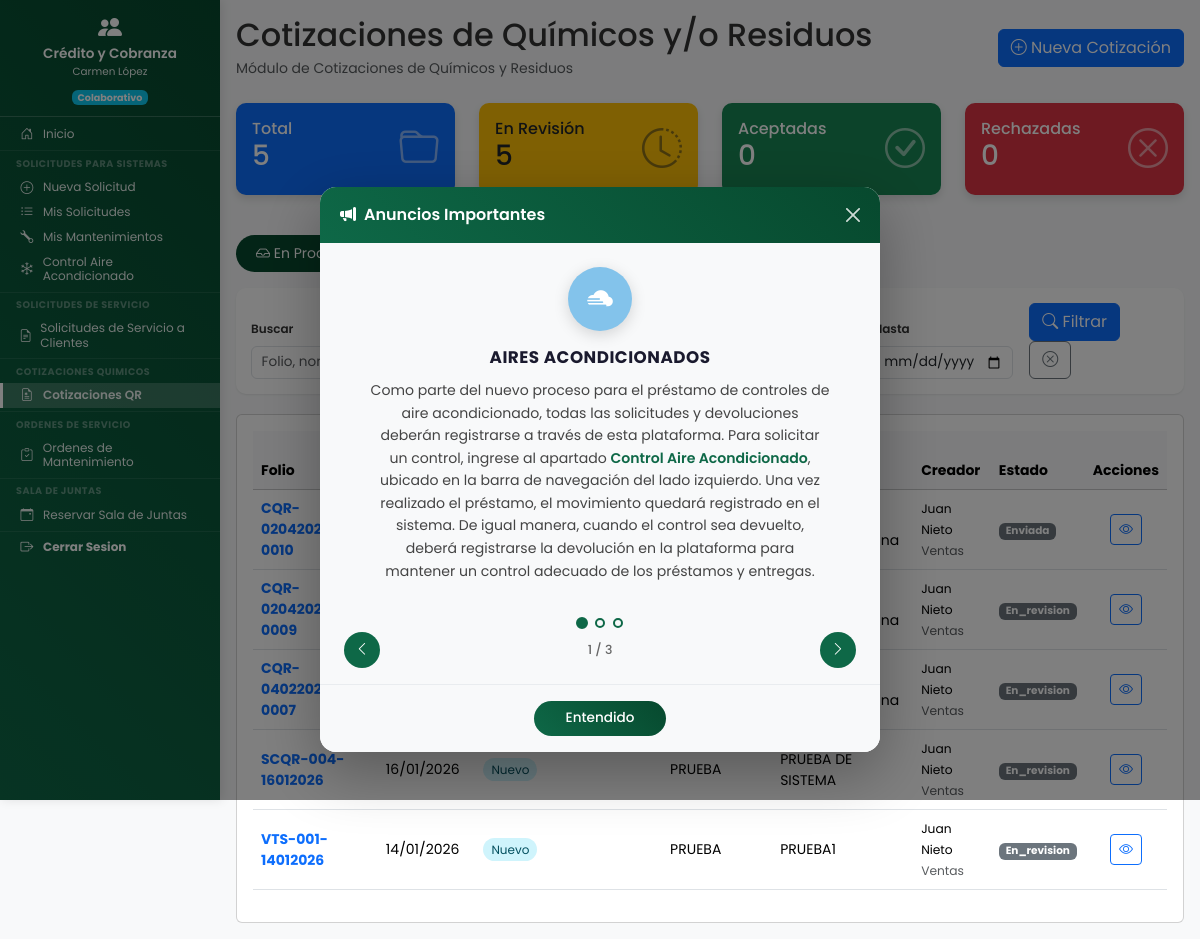
Screenshot of /dashboard/cotizaciones_qr/cotizaciones_qr.php (signed in) with the database file from the repository.
### tables this page shows
CREATE TABLE `cotizaciones_quimicos_residuos` (
  `id` int(11) NOT NULL,
  `numero_folio` int(10) UNSIGNED NOT NULL DEFAULT 0 COMMENT 'Número consecutivo global para el folio',
  `folio` varchar(50) NOT NULL COMMENT 'Formato: CQR-DDMMYYYY-000x (generado automáticamente)',
  `fecha_solicitud` date NOT NULL,
  `nombre_real_semarnat` varchar(255) NOT NULL COMMENT 'Nombre real (SEMARNAT)',
  `nombre_ante_semarnat` varchar(255) DEFAULT NULL COMMENT 'Nombre ante SEMARNAT',
  `tipo_cliente` enum('nuevo','frecuente') NOT NULL DEFAULT 'nuevo' COMMENT 'Tipo de cliente: nuevo o frecuente',
  `nombre_cliente` varchar(255) NOT NULL COMMENT 'Nombre del cliente',
  `comentarios_ventas` text DEFAULT NULL COMMENT 'Comentarios de Ventas',
  `ficha_tecnica` longtext DEFAULT NULL COMMENT 'JSON con info del archivo de ficha técnica',
  `formato_descripcion` longtext DEFAULT NULL COMMENT 'JSON con info del archivo de formato descripción',
  `imagenes_residuo` longtext DEFAULT NULL COMMENT 'JSON con info de las imágenes del residuo',
  `norm_nombre_amigable` varchar(255) DEFAULT NULL COMMENT 'Nombre amigable - llenado por Normatividad',
  `norm_nombre_tecnico` varchar(255) DEFAULT NULL COMMENT 'Nombre técnico - llenado por Normatividad',
  `norm_categoria` enum('en_espera_1','en_espera_2','en_espera_3','en_espera_4') DEFAULT NULL COMMENT 'Categoría - llenado por Normatividad',
  `norm_ficha_tecnica` longtext DEFAULT NULL COMMENT 'JSON archivo ficha técnica - Normatividad',
  `norm_formato_descripcion` longtext DEFAULT NULL COMMENT 'JSON archivo formato descripción - Normatividad',
  `decision` enum('aceptada','rechazada') DEFAULT NULL COMMENT 'Decisión final de Normatividad',
  `comentarios_normatividad` text DEFAULT NULL COMMENT 'Comentarios de Normatividad al dar respuesta',
  `resultados` text DEFAULT NULL COMMENT 'Resultados de la revisión por Normatividad',
  `estado_normatividad` enum('en_revision','aceptada','rechazada') DEFAULT NULL COMMENT 'Estado de respuesta por Normatividad',
  `usuario_creador_id` int(11) NOT NULL COMMENT 'ID del usuario de Ventas que creó',
  `departamento_creador` varchar(100) NOT NULL DEFAULT 'ventas',
  `departamento_id` int(11) DEFAULT NULL,
  `usuario_normatividad_id` int(11) DEFAULT NULL COMMENT 'ID del usuario de Normatividad que atendió',
  `estado` enum('enviada','en_revision','aceptada','rechazada') NOT NULL DEFAULT 'enviada' COMMENT 'Estado interno del sistema',
  `ubicacion` enum('local','global') NOT NULL DEFAULT 'local' COMMENT 'local = en proceso, global = completado',
  `fecha_creacion` datetime NOT NULL DEFAULT current_timestamp(),
  `fecha_ultima_edicion` datetime NOT NULL DEFAULT current_timestamp() ON UPDATE current_timestamp(),
  `fecha_enviada` datetime DEFAULT NULL COMMENT 'Cuando Ventas envió a Normatividad',
  `fecha_en_revision` datetime DEFAULT NULL COMMENT 'Cuando Normatividad comenzó revisión',
  `fecha_aceptada` datetime DEFAULT NULL COMMENT 'Cuando Normatividad aceptó la cotización',
  `fecha_rechazada` datetime DEFAULT NULL COMMENT 'Cuando Normatividad rechazó la cotización',
  `fecha_respuesta_normatividad` datetime DEFAULT NULL COMMENT 'Cuando Normatividad envió su respuesta'
);

CREATE TABLE `usuarios` (
  `id` int(11) NOT NULL,
  `nombre_completo` varchar(150) NOT NULL,
  `no_nomina` varchar(20) DEFAULT NULL COMMENT 'Número de nómina del empleado',
  `puesto` varchar(100) DEFAULT NULL COMMENT 'Puesto del empleado',
  `fecha_ingreso` date DEFAULT NULL COMMENT 'Fecha de ingreso a la empresa',
  `periodo_pago` enum('quincenal','semanal') DEFAULT NULL COMMENT 'Periodo de pago del empleado',
  `empresa` enum('resimex','carganova') DEFAULT NULL COMMENT 'Empresa del empleado',
  `jornada` enum('lunes_viernes','lunes_sabado') DEFAULT 'lunes_sabado' COMMENT 'Tipo de jornada laboral',
  `usuario` varchar(50) NOT NULL,
  `password` varchar(255) NOT NULL,
  `departamento` varchar(100) NOT NULL,
  `departamento_id` int(11) DEFAULT NULL,
  `es_colaborativo` tinyint(1) NOT NULL DEFAULT 0,
  `activo` tinyint(1) NOT NULL DEFAULT 1,
  `es_admin_area` tinyint(1) DEFAULT 0 COMMENT 'Rol Administrativo/Jefe de área para Vacaciones (1=Sí, 0=No)',
  `fecha_registro` datetime NOT NULL DEFAULT current_timestamp(),
  `ultimo_acceso` datetime DEFAULT NULL,
  `created_by` int(11) DEFAULT NULL COMMENT 'ID del usuario que creó este registro',
  `updated_at` datetime DEFAULT NULL COMMENT 'Fecha y hora de última actualización',
  `updated_by` int(11) DEFAULT NULL COMMENT 'ID del usuario que realizó la última actualización'
);

CREATE TABLE `anuncios_plataforma` (
  `id` int(11) NOT NULL,
  `titulo` varchar(150) NOT NULL,
  `contenido` text NOT NULL,
  `icono` varchar(50) DEFAULT 'bi-megaphone-fill',
  `color_fondo` varchar(7) DEFAULT '#0E6847',
  `activo` tinyint(1) DEFAULT 1,
  `orden` int(11) DEFAULT 0,
  `fecha_inicio` date DEFAULT NULL,
  `fecha_fin` date DEFAULT NULL,
  `creado_por` int(11) DEFAULT NULL,
  `fecha_creacion` datetime DEFAULT current_timestamp(),
  `fecha_actualizacion` datetime DEFAULT current_timestamp() ON UPDATE current_timestamp()
);

### dashboard/cotizaciones_qr/cotizaciones_qr.php (the view, shortened to what the rows shown need)
<?php
$vista = $_GET['vista'] ?? 'local';
$ubicacion = ($vista === 'global') ? 'global' : 'local';
$filtros = [
    'estado' => $_GET['estado'] ?? '',
    'busqueda' => $_GET['busqueda'] ?? '',
    'fecha_desde' => $_GET['fecha_desde'] ?? '',
    'fecha_hasta' => $_GET['fecha_hasta'] ?? '',
    'tipo_cliente' => $_GET['tipo_cliente'] ?? ''
];
$cotizaciones = obtener_cotizaciones_qr($ubicacion, $_SESSION['usuario_id'], $_SESSION['departamento'], $filtros);
$page_title = "Cotizaciones de Químicos y/o Residuos";
?>
<!DOCTYPE html>
<html lang="es">
<head>
    <link href="https://cdn.jsdelivr.net/npm/bootstrap@5.3.2/dist/css/bootstrap.min.css" rel="stylesheet">
    <link rel="stylesheet" href="https://cdn.jsdelivr.net/npm/bootstrap-icons@1.11.1/font/bootstrap-icons.css">
    <link rel="stylesheet" href="<?php echo URL_BASE; ?>assets/css/dashboard.css">
    <link rel="stylesheet" href="<?php echo URL_BASE; ?>assets/css/formularios.css">
    <link rel="stylesheet" href="<?php echo URL_BASE; ?>assets/css/base/variables.css">
    <link rel="stylesheet" href="<?php echo URL_BASE; ?>assets/css/components/sidebar.css">
    <link rel="stylesheet" href="<?php echo URL_BASE; ?>assets/css/components/hamburger.css">
    <link rel="stylesheet" href="<?php echo URL_BASE; ?>assets/css/layouts/dashboard-layout.css">
    <link rel="stylesheet" href="<?php echo URL_BASE; ?>assets/css/utilities/responsive.css">
</head>
<body>
    <div class="dashboard-container">
        <main class="main-content">
            <div class="content-wrapper">
            <div class="d-flex justify-content-between align-items-center mb-4">
                <div>
                    <h2 class="mb-1">
                        <?php echo $page_title; ?>
                    </h2>
                </div>
            </div>
            <div class="card">
                <div class="card-body">
                    <?php if (empty($cotizaciones)): ?>
                    <div class="text-center py-5">
                        <i class="bi bi-inbox fs-1 text-muted"></i>
                        <p class="text-muted mt-2">No hay cotizaciones <?php echo $vista === 'global' ? 'completadas' : 'en proceso'; ?></p>
                    </div>
                    <?php else: ?>
                    <div class="table-responsive">
                        <table class="table table-hover align-middle">
                            <thead class="table-light">
                                <tr>
                                    <th>Folio</th>
                                    <th>Fecha</th>
                                    <th>Cliente</th>
                                    <th>Nombre del Residuo</th>
                                    <th>Nombre ante SEMARNAT</th>
                                    <th>Creador</th>
                                    <th>Estado</th>
                                    <th class="text-center">Acciones</th>
                                </tr>
                            </thead>
                            <tbody>
                                <?php foreach ($cotizaciones as $cot): ?>
                                <tr>
                                    <td>
                                        <strong class="text-primary"><?php echo htmlspecialchars($cot['folio']); ?></strong>
                                    </td>
                                    <td><?php echo date('d/m/Y', strtotime($cot['fecha_solicitud'])); ?></td>
                                    <td>
                                        <div><?php echo htmlspecialchars($cot['nombre_cliente']); ?></div>
                                        <span class="cliente-badge rounded-pill <?php echo $cot['tipo_cliente']; ?>">
                                            <?php echo $cot['tipo_cliente'] === 'nuevo' ? 'Nuevo' : 'Frecuente'; ?>
                                        </span>
                                    </td>
                                    <td><?php echo htmlspecialchars($cot['nombre_real_semarnat']); ?></td>
                                    <td><?php echo htmlspecialchars($cot['nombre_ante_semarnat'] ?? '-'); ?></td>
                                    <td>
                                        <small>
                                            <?php echo htmlspecialchars($cot['creador_nombre']); ?>
                                            <br>
                                            <span class="text-muted"><?php echo ucfirst($cot['departamento_creador']); ?></span>
                                        </small>
                                    </td>
                                    <td><?php echo obtener_badge_estado_cqr($cot['estado']); ?></td>
                                    <td class="text-center">
                                        <a href="<?php echo URL_BASE; ?>dashboard/cotizaciones_qr/ver_cotizacion_qr.php?id=<?php echo $cot['id']; ?>"
                                           class="btn btn-sm btn-outline-primary" title="Ver detalle">
                                            <i class="bi bi-eye"></i>
                                        </a>
                                    </td>
                                </tr>
                                <?php endforeach; ?>
                            </tbody>
                        </table>
                    </div>
                    <?php endif; ?>
                </div>
            </div>
            </div>
        </main>
    </div>
    <?php include __DIR__ . '/../../includes/anuncios/modal_anuncios.php'; ?>
</body>
</html>

### includes/cotizaciones_qr/cotizaciones_qr_funciones.php (shortened to what the rows shown need)
<?php
function obtener_cotizaciones_qr($ubicacion = 'local', $usuario_id = null, $departamento = null, $filtros = []) {
    $pdo = conectarDB();
    $where = ["c.ubicacion = :ubicacion"];
    $params = [':ubicacion' => $ubicacion];
    $where_sql = implode(' AND ', $where);
    $sql = "
        SELECT
            c.*,
            uc.nombre_completo as creador_nombre,
            un.nombre_completo as normatividad_nombre,
            d.nombre as departamento_nombre
        FROM cotizaciones_quimicos_residuos c
        INNER JOIN usuarios uc ON c.usuario_creador_id = uc.id
        LEFT JOIN usuarios un ON c.usuario_normatividad_id = un.id
        LEFT JOIN departamentos d ON c.departamento_id = d.id
        WHERE {$where_sql}
        ORDER BY c.fecha_creacion DESC
    ";
    $stmt = $pdo->prepare($sql);
    $stmt->execute($params);
    return $stmt->fetchAll(PDO::FETCH_ASSOC);
}
function obtener_badge_estado_cqr($estado) {
    $badges = [
        'enviada' => '<span class="badge bg-primary">Enviada</span>',
        'en_revision' => '<span class="badge bg-warning text-dark">En Revisi?n</span>',
        'aceptada' => '<span class="badge bg-success">Aceptada</span>',
        'rechazada' => '<span class="badge bg-danger">Rechazada</span>'
    ];
    return $badges[$estado] ?? '<span class="badge bg-secondary">' . ucfirst($estado) . '</span>';
}

### includes/anuncios/modal_anuncios.php (shortened to what the rows shown need)
<?php
try {
    if (!isset($pdo)) {
        $pdo = conectarDB();
    }
    $stmt = $pdo->prepare("
        SELECT id, titulo, contenido, icono, color_fondo
        FROM anuncios_plataforma
        WHERE activo = 1
          AND (fecha_inicio IS NULL OR fecha_inicio <= CURDATE())
          AND (fecha_fin IS NULL OR fecha_fin >= CURDATE())
        ORDER BY orden ASC, fecha_creacion DESC
    ");
    $stmt->execute();
    $anuncios = $stmt->fetchAll(PDO::FETCH_ASSOC);
} catch (Exception $e) {
    $anuncios = [];
}
$total_anuncios = count($anuncios);
?>
<?php if ($total_anuncios > 0): ?>
<div class="modal fade modal-anuncios" id="modalAnuncios" tabindex="-1" aria-labelledby="modalAnunciosLabel" aria-hidden="true">
    <div class="modal-dialog modal-dialog-centered">
        <div class="modal-content">
            <div class="modal-body">
                <div id="anunciosCarruselContainer">
                    <?php foreach ($anuncios as $index => $anuncio): ?>
                    <div class="anuncio-slide" data-slide="<?php echo $index; ?>" style="display: <?php echo $index === 0 ? 'flex' : 'none'; ?>;">
                        <div class="anuncio-icon-wrapper" style="background: <?php echo htmlspecialchars($anuncio['color_fondo']); ?>;">
                            <i class="bi <?php echo htmlspecialchars($anuncio['icono']); ?>"></i>
                        </div>
                        <h6 class="anuncio-titulo"><?php echo htmlspecialchars($anuncio['titulo']); ?></h6>
                        <div class="anuncio-contenido">
                            <?php echo $anuncio['contenido'];  ?>
                        </div>
                    </div>
                    <?php endforeach; ?>
                </div>
            </div>
        </div>
    </div>
</div>
<?php endif; ?>

### rows the page displays
cotizaciones_quimicos_residuos: folio "CQR-02042026-0010", usuarios.nombre_completo "Juan Nieto", departamento_creador "Ventas", estado "Enviada"
cotizaciones_quimicos_residuos: folio "CQR-02042026-0009", usuarios.nombre_completo "Juan Nieto", departamento_creador "Ventas", estado "En_revision"
cotizaciones_quimicos_residuos: folio "CQR-04022026-0007", usuarios.nombre_completo "Juan Nieto", departamento_creador "Ventas", estado "En_revision"
cotizaciones_quimicos_residuos: folio "SCQR-004-16012026", fecha_solicitud "16/01/2026", tipo_cliente "Nuevo", nombre_real_semarnat "PRUEBA", nombre_ante_semarnat "PRUEBA DE SISTEMA", usuarios.nombre_completo "Juan Nieto", departamento_creador "Ventas", estado "En_revision"
cotizaciones_quimicos_residuos: folio "VTS-001-14012026", fecha_solicitud "14/01/2026", tipo_cliente "Nuevo", nombre_real_semarnat "PRUEBA", nombre_ante_semarnat "PRUEBA1", usuarios.nombre_completo "Juan Nieto", departamento_creador "Ventas", estado "En_revision"
anuncios_plataforma: titulo "AIRES ACONDICIONADOS", contenido "Como parte del nuevo proceso para el préstamo de controles de aire acondicionado, todas las solicitudes y devoluciones deberán registrarse a través de esta plataforma. Para solicitar un control, ingrese al apartado Control Aire Acondicionado , ubicado en la barra de navegación del lado izquierdo. Una vez realizado el préstamo, el movimiento quedará registrado en el sistema. De igual manera, cuando el control sea devuelto, deberá registrarse la devolución en la plataforma para mantener un control adecuado de los préstamos y entregas."

### other values shown
$_SESSION['departamento_nombre'] "Crédito y Cobranza"
$_SESSION['nombre_completo'] "Carmen López"
$page_title "Cotizaciones de Químicos y/o Residuos"
$stats['total'] "5"
$stats['aceptadas'] "0"
$stats['rechazadas'] "0"
$total_anuncios "3"
